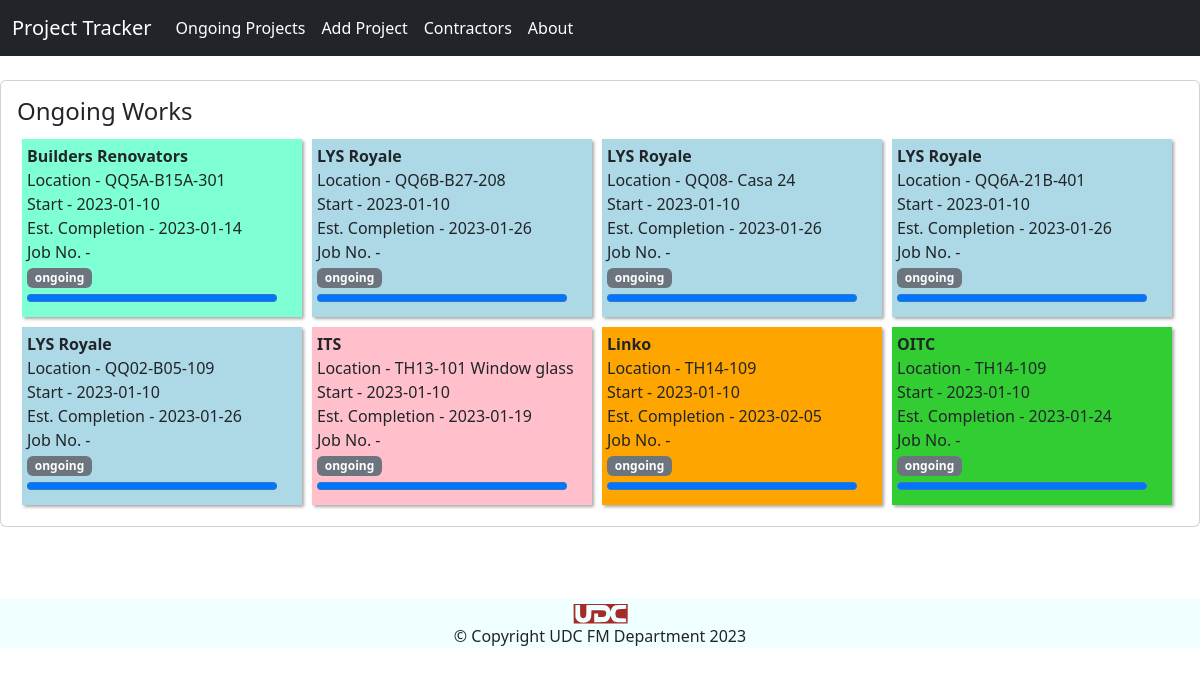
/, run on an earlier commit of the app's database.
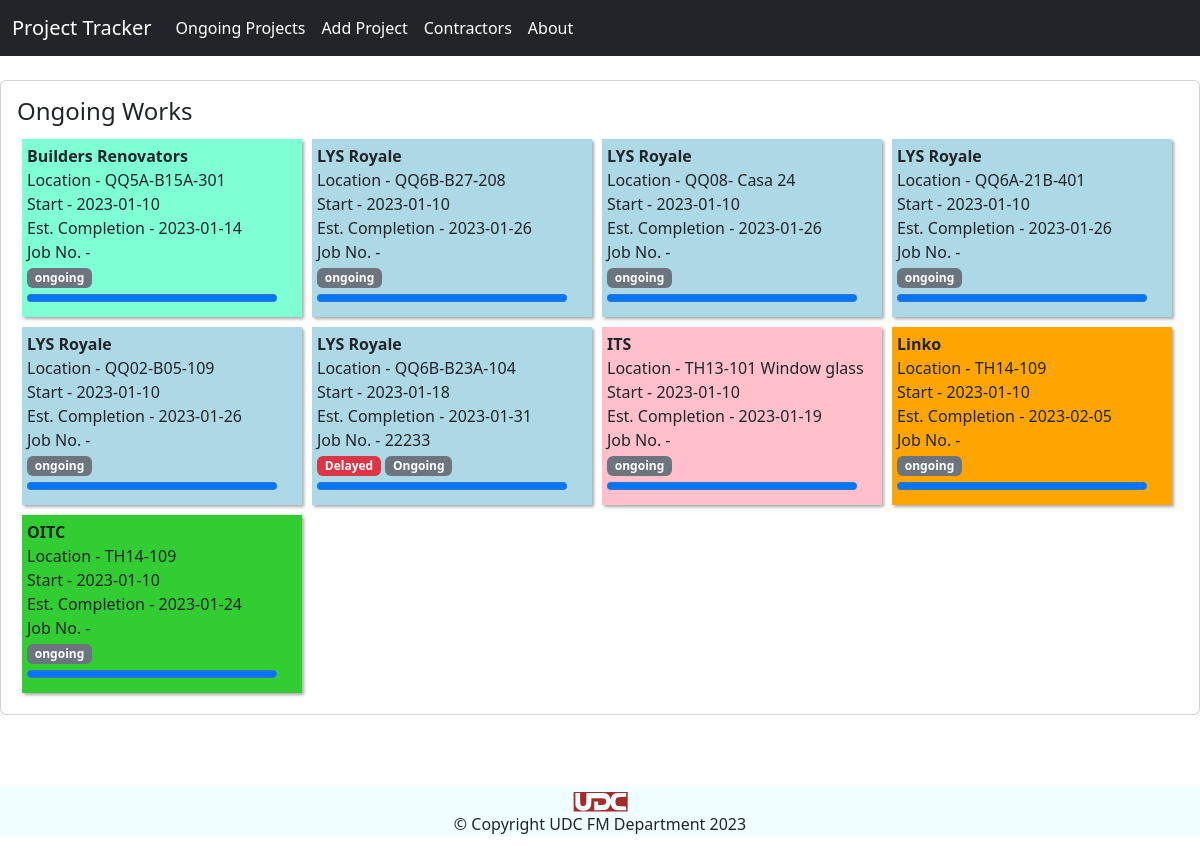
And on a later commit of the database.
### tables this page shows
CREATE TABLE works (id INTEGER PRIMARY KEY AUTOINCREMENT, contractor INT, location VARCHAR, comp_date DATETIME, job_no VARCHAR, status VARCHAR, start_date DATETIME, FOREIGN KEY (contractor) REFERENCES contractors (id));

CREATE TABLE contractors                (id INTEGER PRIMARY KEY AUTOINCREMENT,                    name VARCHAR,                        coc BOOLEAN,                            color VARCHAR);

### app.py (the view)
@app.route("/")
def home():
    works = fetch_all_works()
    today = int(datetime.datetime.strftime(datetime.date.today(), "%Y%m%d"))
    context = {"works": works,
               "today": today}
    return render_template('index.html', **context)

### app.py (called while the page is built)
def fetch_all_works():
    with sqlt.connect('data.db') as conn:
        conn.row_factory = sqlt.Row
        cur=conn.cursor()
        works = cur.execute("SELECT contractor, location, \
                            comp_date,job_no, name, color, status,\
                            start_date FROM works \
                            INNER JOIN contractors on \
                            contractors.id=works.contractor\
                            WHERE status!='closed' ORDER BY contractor").fetchall()
        return works

### templates/index.html
{% extends 'base.html' %} {% block content %}
<br>
<div class="card mb-5" style="margin:auto;">
  <div style="padding: 1rem;">
  <h4>Ongoing Works</h4>
  {% for i in works %}
  <div class="notes" style="background-color: {{i.color}};">
    <span><strong>{{i.name}}</strong></span
    ><br />
    <span>Location - {{i.location}}</span><br />
    <span>Start - {{i.start_date}}</span><br />
    <span>Est. Completion - {{i.comp_date}}</span><br />
    <span>Job No. - {{i.job_no}}</span><br>
    {% if i.status=="Ongoing" %}
    {% if today > i.comp_date | replace("-","") | int %}
    <span class="badge bg-danger">Delayed</span>
    {% else %}
    <span class="badge bg-success">On Time</span>
    {% endif %}
    {% endif %}
    {% if i.status=="completed" or i.status=="completed" %}
    <span href="#" class="badge bg-success">{{i.status}}</span><br>
    {% else %}
    <span href="#" class="badge bg-secondary">{{i.status}}</span><br>
    {% endif %}
    <div>
      {% set start = i.start_date | replace("-","") | int %}
      {% set finish = i.comp_date | replace("-","") | int %}
      {% set days = finish - start %}
      {% set elapsed = today-start %}
      {% if days <= elapsed %}
      {% set elapsed = days %}
      {% endif %}
      <progress value="{{elapsed/days*100}}" max="100" style="width:250px;"></progress>
    </div>
  </div>
  {% endfor %}
</div>
{% endblock %}

What changed in the data, as far as the page shows it:
added works: name "LYS Royale", location "QQ6B-B23A-104", start_date "2023-01-18", comp_date "2023-01-31", job_no "22233", shows "Delayed", status "Ongoing", {{ elapsed/days*100 }} 100.0 (drawn)
